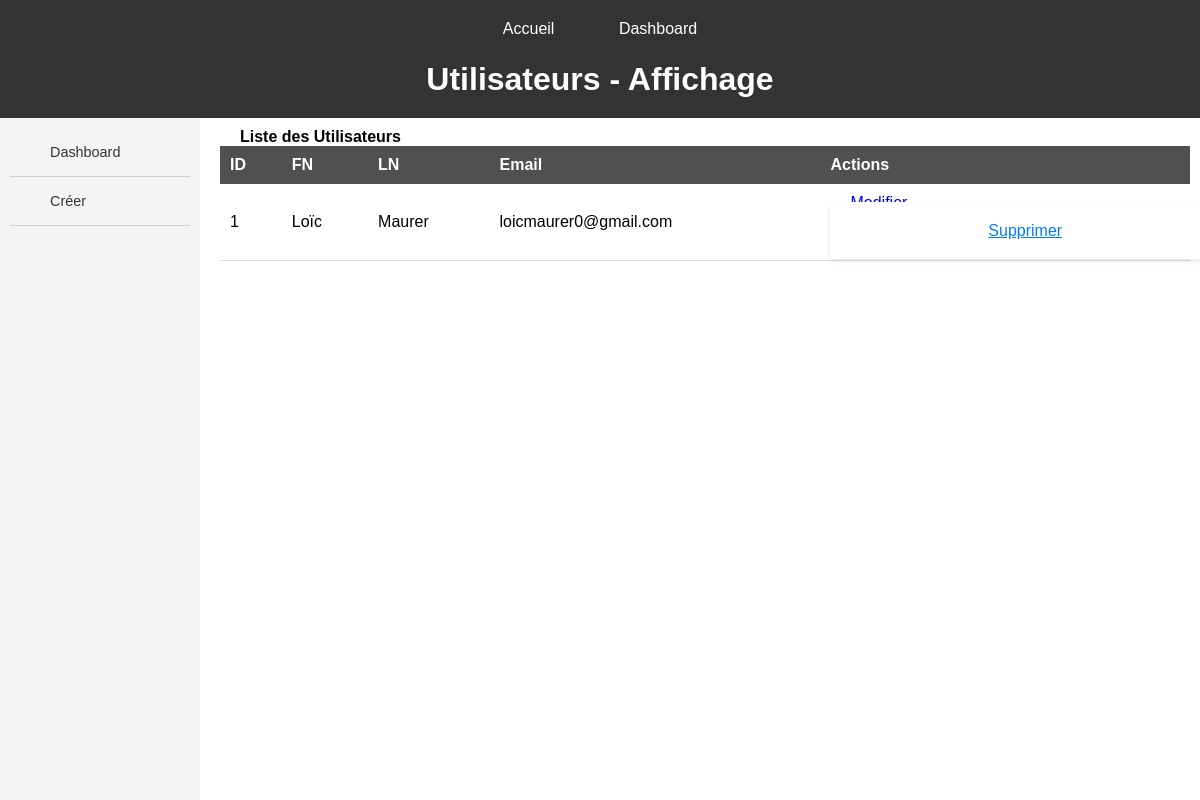
/users/, run on an earlier commit of the app's database.
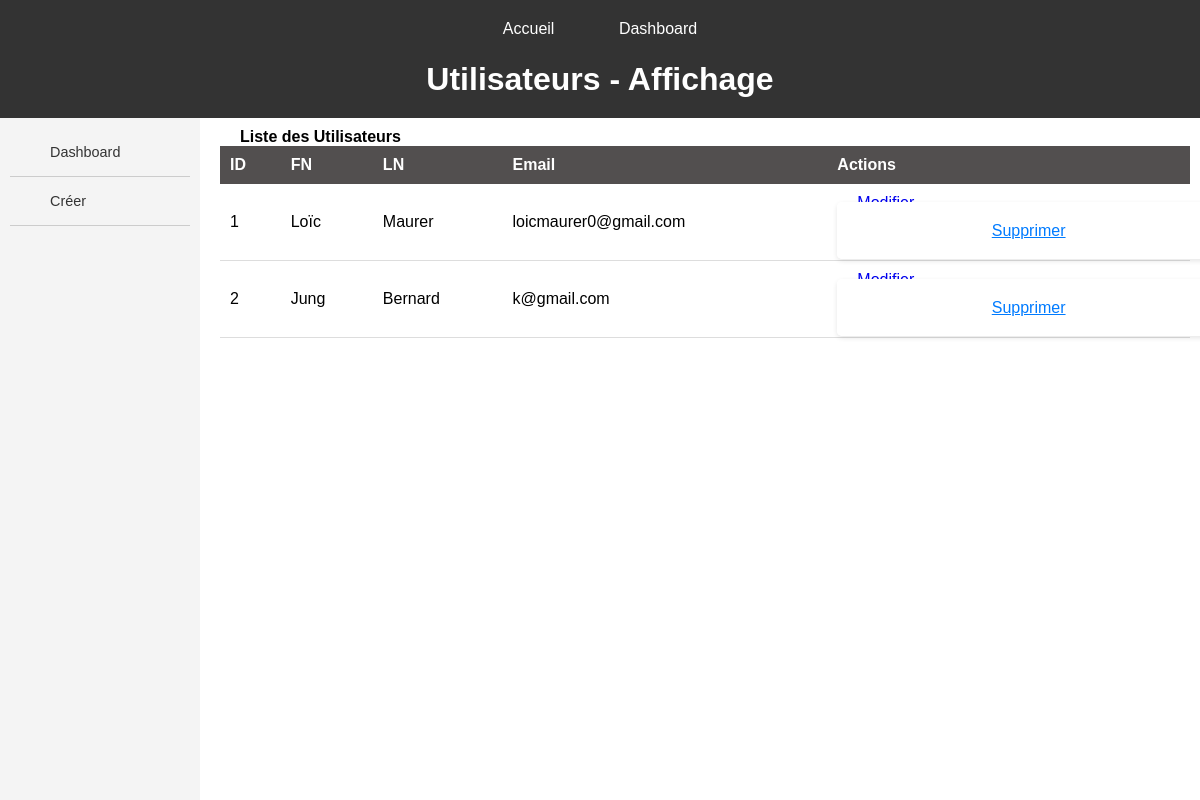
And on a later commit of the database.
### servops/models.py (models this page shows, shortened)
class ServUser(models.Model):
    first_name = models.CharField(max_length=100)
    last_name = models.CharField(max_length=100)
    email = models.EmailField(unique=True)

### servops/views.py (the view)
# urls.py: path('users/', views.users, name='users_crud'),
def users(request):
    users = ServUser.objects.all()
    return render(request, 'servops/CRUD/CRUD_utilisateurs/home.html', {'users': users})

### servops/templates/servops/CRUD/CRUD_utilisateurs/home.html (shortened to what this page needs)
{% extends "servops/MAIN/main_dashboard.html" %}
{% load static %}
{% block header %}Utilisateurs -  Affichage {% endblock %}
{% block sidebar %}
<ul>
    <li><a href="{% url 'dashboard' %}" class="button">Dashboard</a></li>
    <li><a href="{% url 'create_users' %}" class="button">Créer</a></li>
</ul>
{% endblock sidebar %}
{% block content %}
<h2> Liste des Utilisateurs </h2>
<table class="table-user">
    <tr> <th>ID</th> <th>FN</th> <th>LN</th> <th>Email</th> <th>Actions</th> </tr>
{% for user in users %}
    <tr>
        <td>{{user.id}}</td>
        <td>{{user.first_name}}</td>
        <td>{{user.last_name}}</td>
        <td>{{user.email}}</td>
        <td>
            <a href="{% url 'update_users' user.id %}">Modifier</a>
            <form action="{% url 'delete_users' user.id %}" method="post" class="inline">
                <input type="submit" value="Supprimer">
            </form>
        </td>
    </tr>
{% empty %}
    <li>Aucun utilisateur trouvé.</li>
{% endfor %}
</table>
{% endblock content %}

What changed in the data, as far as the page shows it:
added ServUser: id "2", first_name "Jung", last_name "Bernard", email "k@gmail.com"
